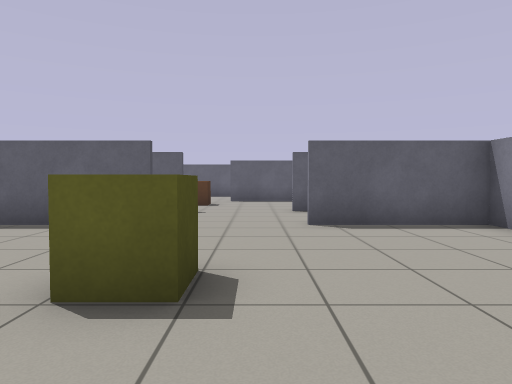
view 1 (above)

23 first-person views from a walk through a world built for the Gazebo simulator. The camera is 0.87 m above the floor, tilts 2° down and sees 70° across. The floor is counted in squares, 1 m on a side. Each view is taken from the middle of a square. On the plan, view 1 faces up. The plan holds only what a view shows up to about 12 squares ahead; the rest is blank.

view 2
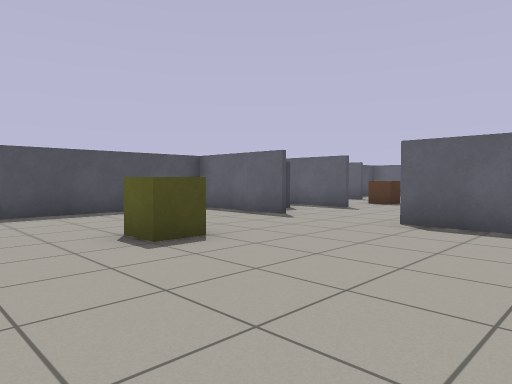

view 3
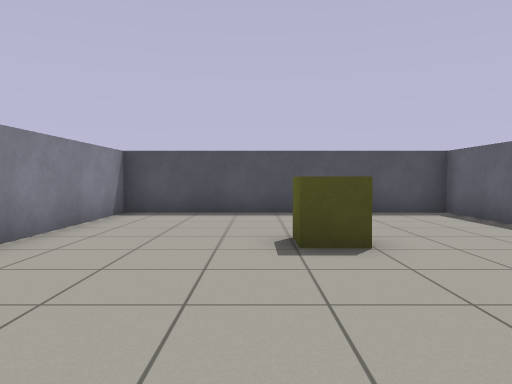

view 4
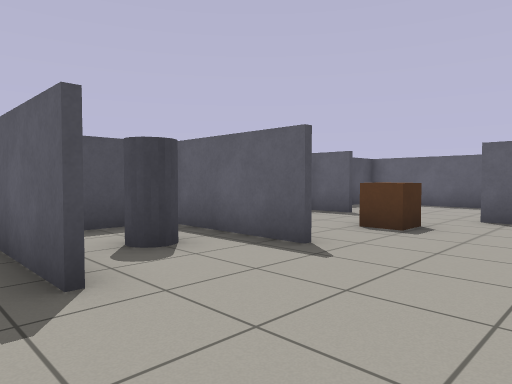

view 5
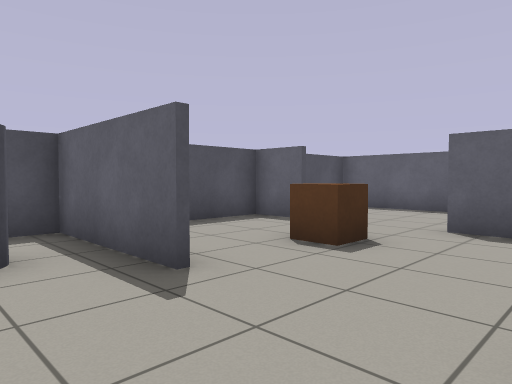

view 6
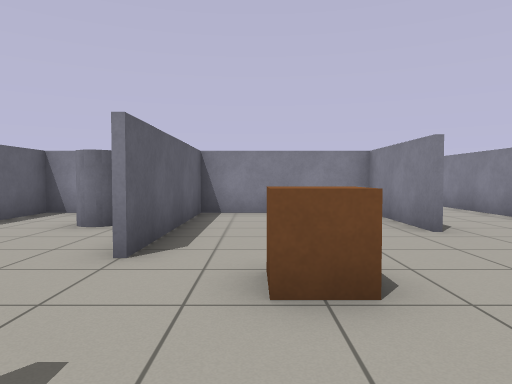

view 7
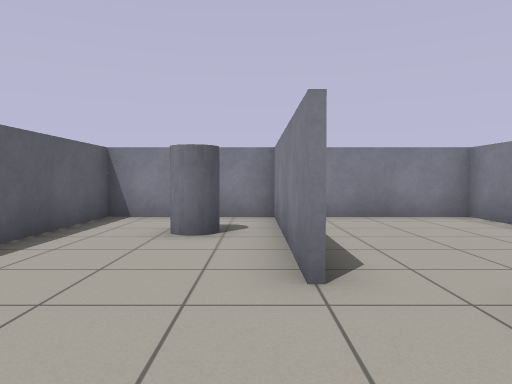

view 8
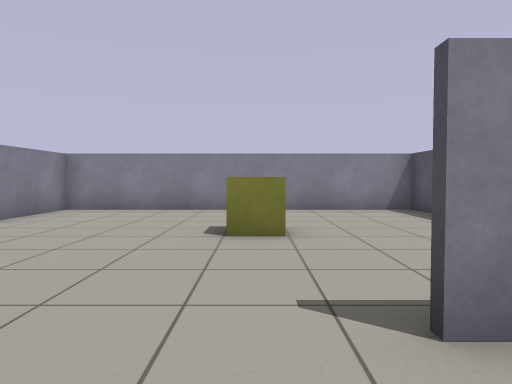

view 9
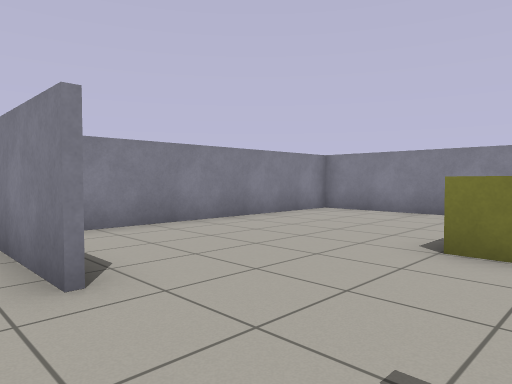

view 10
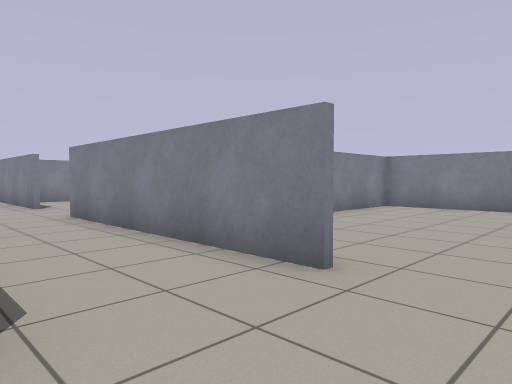

view 11
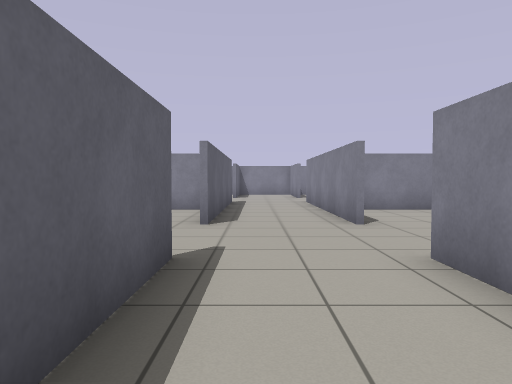

view 12
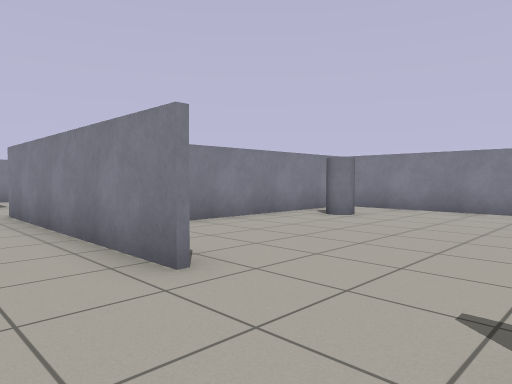

view 13
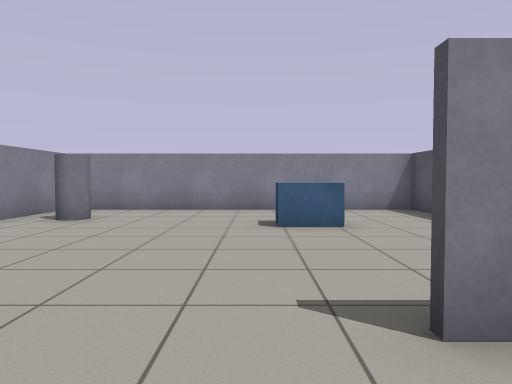

view 14
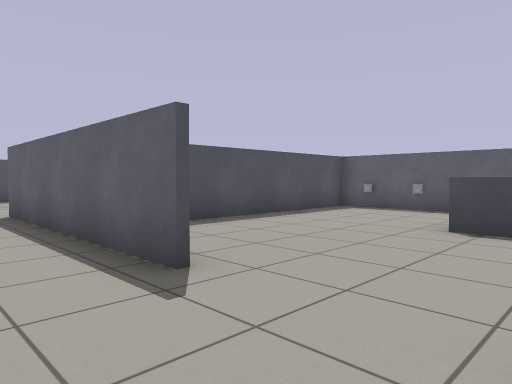

view 15
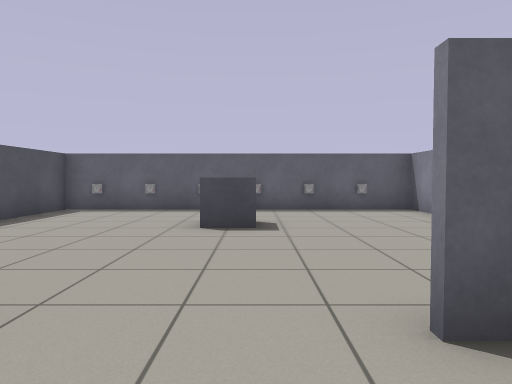

view 16
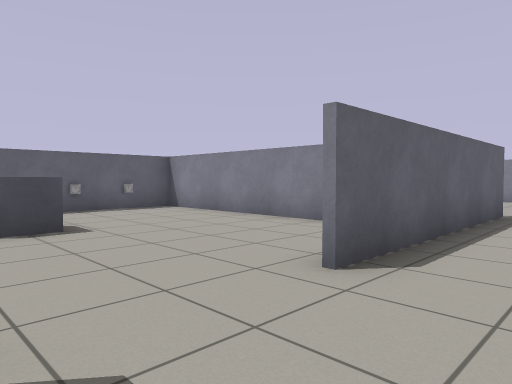

view 17
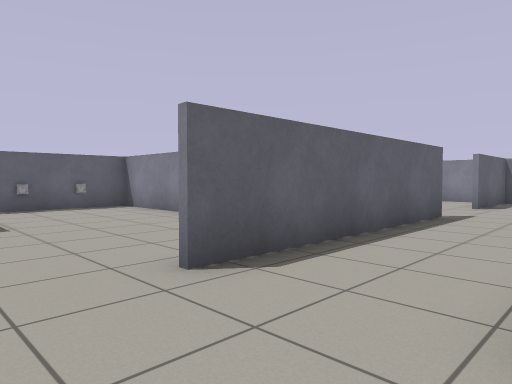

view 18
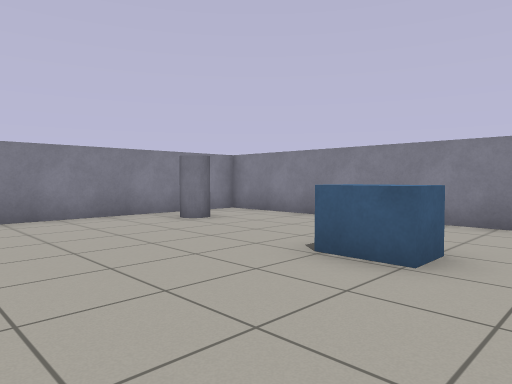

view 19
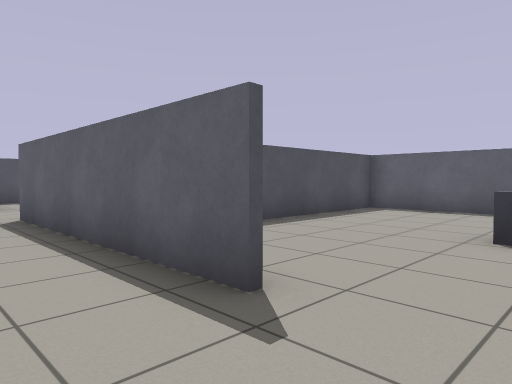

view 20
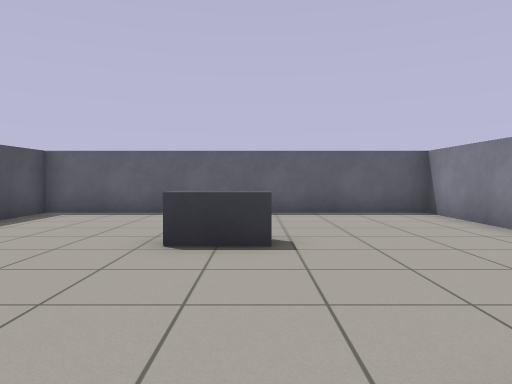

view 21
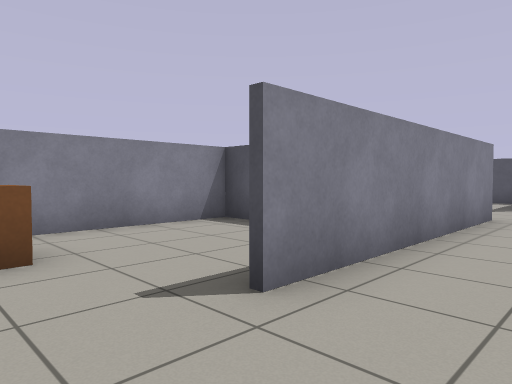

view 22
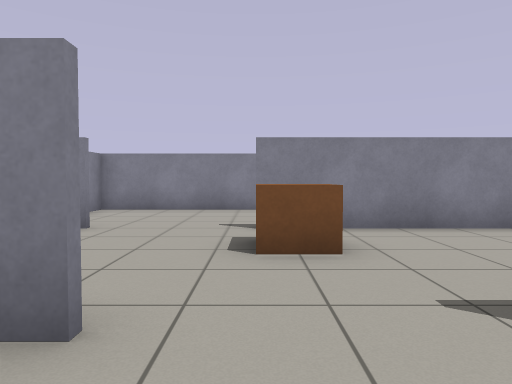

view 23
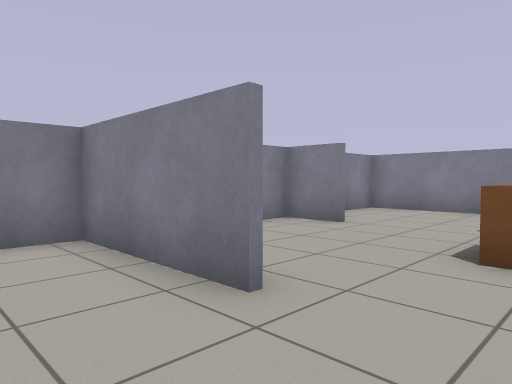

### Floor plan
Ten units are one square. View 1 is at (0, 0); x grows to the right and y downward. Boxes are objects, and circles mark ways between rooms. Rooms are numbered by the first view taken in them; rooms with no view inside come last. Other rooms are left out.
<svg viewBox="-59 -190 308 210">
<path fill="none" stroke="#000" d="M-19 -69 -54 -69 -54 14 50 14M-19 -99 -54 -99 -54 -82M10 -101 44 -101 44 -175M-10 -146 41 -146M-39 -144 -54 -144 -54 -124M44 -144 -10 -144M-19 -184 -54 -184 -54 -164M44 15 44 -69 10 -69M42 -184 9 -184M56 -184 46 -184 46 -174M81 -99 10 -99M46 1 46 15M50 14 144 14 144 -60M9 -71 80 -71M181 -99 110 -99M209 -71 244 -71 244 -81M231 -99 210 -99M229 -26 244 -26 244 -34M244 -152 244 -184 150 -184M146 -34 146 -26 200 -26M109 -71 180 -71M200 14 244 14 244 -1M146 -185 146 -136M46 -174 46 -124M150 -184 56 -184M144 -105 144 -185"/>
<rect x="-45" y="-95" width="20" height="20" fill="#bbb"><title>grey cylinder</title></rect>
<rect x="-25" y="-135" width="10" height="20" fill="#bbb"><title>brown box</title></rect>
<rect x="-15" y="-35" width="10" height="10" fill="#bbb"><title>yellow box</title></rect>
<rect x="15" y="-165" width="10" height="10" fill="#bbb"><title>grey cylinder</title></rect>
<rect x="45" y="-185" width="10" height="10" fill="#bbb"><title>other object</title></rect>
<rect x="75" y="-25" width="10" height="10" fill="#bbb"><title>blue box</title></rect>
<rect x="125" y="-15" width="10" height="10" fill="#bbb"><title>grey cylinder</title></rect>
<rect x="185" y="-55" width="20" height="20" fill="#bbb"><title>brown box</title></rect>
<rect x="185" y="-145" width="20" height="10" fill="#bbb"><title>grey box</title></rect>
<rect x="65" y="-185" width="10" height="10" fill="#bbb"><title>other object</title></rect>
<rect x="85" y="-155" width="20" height="10" fill="#bbb"><title>grey box</title></rect>
<rect x="95" y="-185" width="10" height="10" fill="#bbb"><title>other object</title></rect>
<rect x="115" y="-185" width="10" height="10" fill="#bbb"><title>other object</title></rect>
<rect x="125" y="-185" width="10" height="10" fill="#bbb"><title>other object</title></rect>
<circle cx="20" cy="-85" r="3" fill="#2a7"/>
<circle cx="110" cy="-85" r="3" fill="#2a7"/>
<circle cx="100" cy="-103" r="3" fill="#2a7"/>
<text x="-10" y="-80">1</text>
<text x="90" y="-40">2</text>
<text x="200" y="-90">3</text>
<text x="100" y="-150">4</text>
</svg>
Room 1 opens to room 2. Room 2 opens to room 3. Room 2 opens to room 4.

Where each view was taken, in squares from view 1:
view 1: 0 up, 0 right, facing up
view 2: 0 up, 4 right, facing up-left
view 3: 2 up, 4 right, facing left
view 4: 6 up, 1 right, facing up-left
view 5: 8 up, 1 right, facing up-left
view 6: 13 up, 5 left, facing right
view 7: 15 up, 4 left, facing right
view 8: 9 up, 1 left, facing down
view 9: 8 up, 2 left, facing down-right
view 10: 10 up, 1 left, facing down-right
view 11: 9 up, 4 right, facing right
view 12: 9 up, 8 right, facing down-right
view 13: 9 up, 9 right, facing down
view 14: 8 up, 11 right, facing up-left
view 15: 8 up, 10 right, facing up
view 16: 8 up, 8 right, facing up-right
view 17: 7 up, 9 right, facing up-right
view 18: 6 up, 6 right, facing down-right
view 19: 8 up, 20 right, facing up-left
view 20: 9 up, 20 right, facing up
view 21: 9 up, 20 right, facing down-left
view 22: 9 up, 20 right, facing down
view 23: 9 up, 19 right, facing down-right
